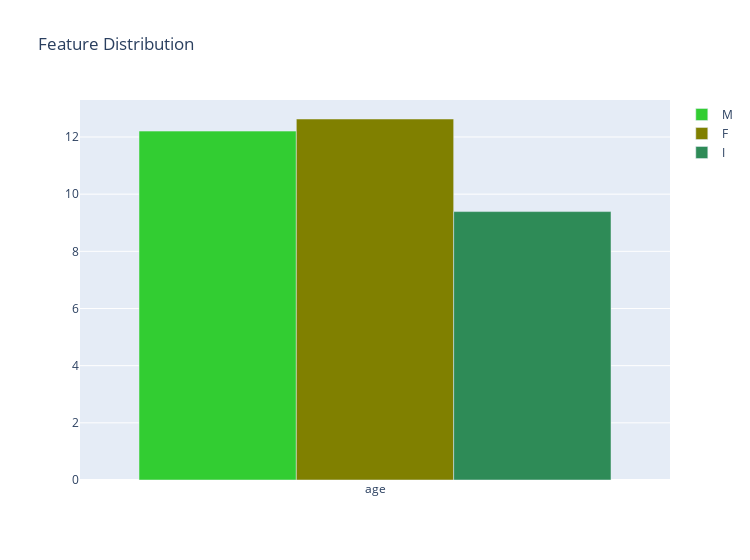

Notebook source saved alongside this figure:
### Code cell
df4 = df.copy()
df5 = df.copy()
df6 = df.copy()
df_m1 = df4[df4['Sex'] == 'M']
df_m1.drop('Sex', axis = 1, inplace= True)
df_f1 = df5[df5['Sex'] == 'F']
df_f1.drop('Sex', axis = 1, inplace= True)
df_i1 = df6[df6['Sex'] == 'I']
df_i1.drop('Sex', axis = 1, inplace= True)
df_m1.drop(['Length','Diameter', 'Height', 'Whole weight', 'Shucked weight', 'Viscera weight', 'Shell weight'], axis=1, inplace = True)
df_f1.drop(['Length','Diameter', 'Height', 'Whole weight', 'Shucked weight', 'Viscera weight', 'Shell weight'], axis=1, inplace = True)
df_i1.drop(['Length','Diameter', 'Height', 'Whole weight', 'Shucked weight', 'Viscera weight', 'Shell weight'], axis=1, inplace = True)

df_m1 = df_m1.mean()
df_f1 = df_f1.mean()
df_i1 = df_i1.mean()
trace1 = go.Bar(x = df_m1.index[::-1], y = df_m1.values[::-1], name = 'M', marker = dict(color = 'limegreen'))
trace2 = go.Bar(x = df_f1.index[::-1], y = df_f1.values[::-1], name = 'F', marker = dict(color = 'olive'))
trace3 = go.Bar(x = df_i1.index[::-1], y = df_i1.values[::-1], name = 'I', marker = dict(color = 'seagreen'))
data = [trace1, trace2, trace3]
layout = go.Layout(title = 'Feature Distribution', width = 750)
fig = go.Figure(data = data, layout= layout)
py.iplot(fig)

### Figure 1 — Plotly figure (JSON) as saved in the notebook; plotly's stock layout.template omitted (floating-point values rounded to 4 significant figures)
{"data": [{"marker": {"color": "limegreen"}, "name": "M", "type": "bar", "x": ["age"], "y": [12.21]}, {"marker": {"color": "olive"}, "name": "F", "type": "bar", "x": ["age"], "y": [12.63]}, {"marker": {"color": "seagreen"}, "name": "I", "type": "bar", "x": ["age"], "y": [9.39]}], "layout": {"title": {"text": "Feature Distribution"}, "width": 750}}
